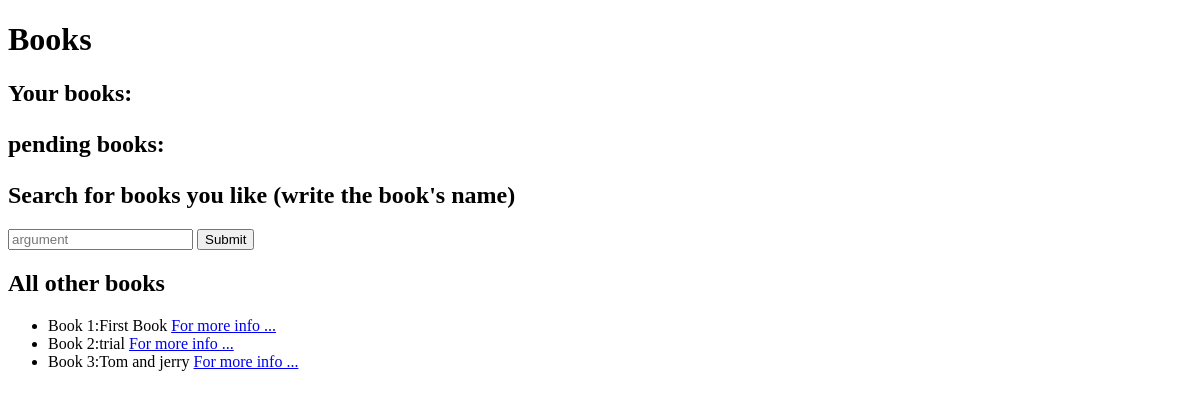
/books/ (signed in), run on an earlier commit of the app's database.
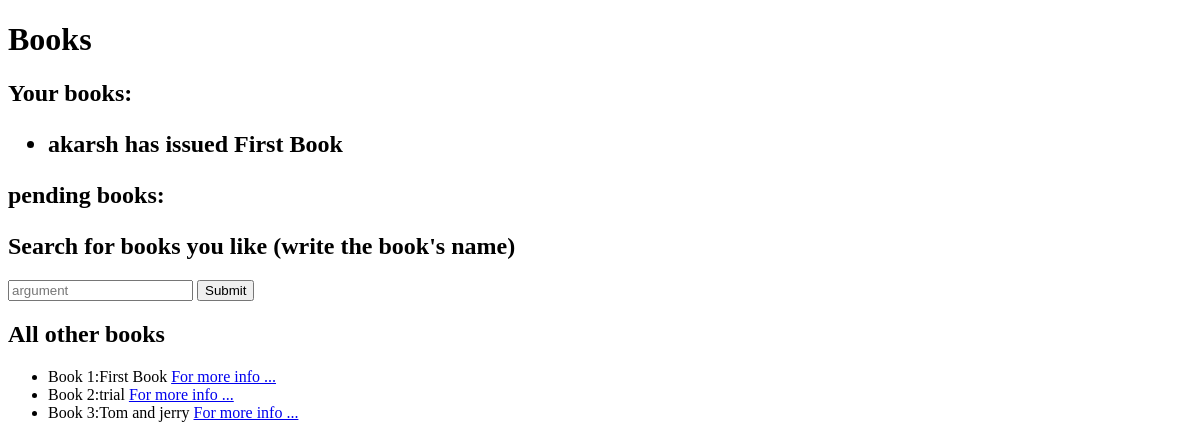
And on a later commit of the database.
### books/models.py (models this page shows)
class Books(models.Model):
    Name = models.CharField(max_length=64)
    Description = models.CharField(max_length=10000)
    rating = models.IntegerField()
    def __str__(self):
        return f"{self.Name}"

class Borrow(models.Model):
    Issuer = models.CharField(max_length=10)
    Name = models.ForeignKey(Books,on_delete=models.CASCADE,related_name="issuers")
    Onapproval = models.BooleanField()
    def __str__(self):
        return f"{self.Issuer} has issued {self.Name}"

### books/views.py (the view)
# urls.py: path("",views.index1,name="index1"),
def index1(request):
    if not request.user.is_authenticated:
        return HttpResponseRedirect(reverse("login"))
    x=Borrow.objects.filter(Issuer=request.user.username).filter(Onapproval=0)
    y=Borrow.objects.filter(Issuer=request.user.username).filter(Onapproval=1)
    return render(request,"books/index.html",{
        "books":Books.objects.all(),
        "approved":y,
        "unapproved":x
    })

### books/templates/books/index.html (shortened to what this page needs)
{% extends "books/layout.html" %}
{% block body %}
<h1>Books</h1>
<h2>
    Your books:
    <ul>
        {% for item in approved %}
        <li>{{item}}</li>
        {% endfor %}
    </ul>
    pending books:
</h2>
<h2>Search for books you like (write the book's name)</h2>
<form action="{% url 'search' %}" method="post">
    <input type="text" name="argument" placeholder="argument">
    <input type="submit">
</form>
<h2>All other books</h2>
<ul>
    {%for book in books %}
    <li>
        Book {{ book.id }}:{{ book.Name }}
        <a href= "{% url 'book' book.id %}">For more info ...</a>
    </li>
    {% endfor %}
</ul>
{% endblock %}

### books/templates/books/layout.html (shortened to what this page needs)
<!DOCTYPE html>
<html lang="en">
    <head>
    </head>
    <body>
        {% block body %}
        {% endblock %}
    </body>
</html>

What changed in the data, as far as the page shows it:
now on this page (row edited): Borrow: Issuer+Name "akarsh has issued First Book"
